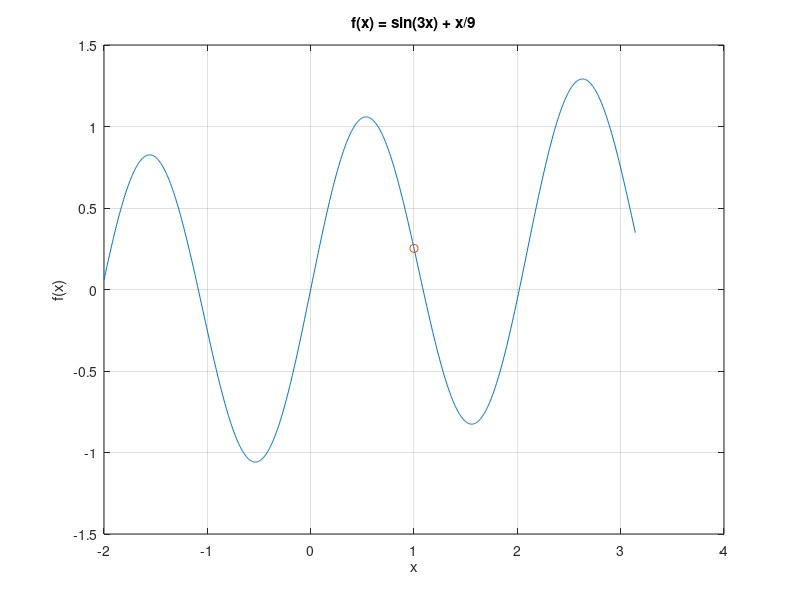

Reproduce this figure in MATLAB.
a = -3:2:5
b = 10:-2:2
skalarni_produkt = a*b'


A = [1 2 -3 4;
    -1 0 -3/2 8;
    -2 2 2 1;
    0 2 -3 8/5]

A(:,2)

vsota = sum(A(:))
povprecje = mean(A(:))

A1 = (A + 2).^3

B = A - (17/2)*eye(4)
detB = det(B)
najvecji = max(abs(B(:)))


x = linspace(-2, pi, 1000);
y = sin(3*x) + x/9;
y1 = sin(3*1) + 1/9;
plot(x, y)
hold on
plot(1, y1, 'o')
grid on
xlabel('x')
ylabel('f(x)')
title('f(x) = sin(3x) + x/9')
hold off

povprecje = @(a,b) (a+b)/2
rezultat = povprecje(0.5,6)
